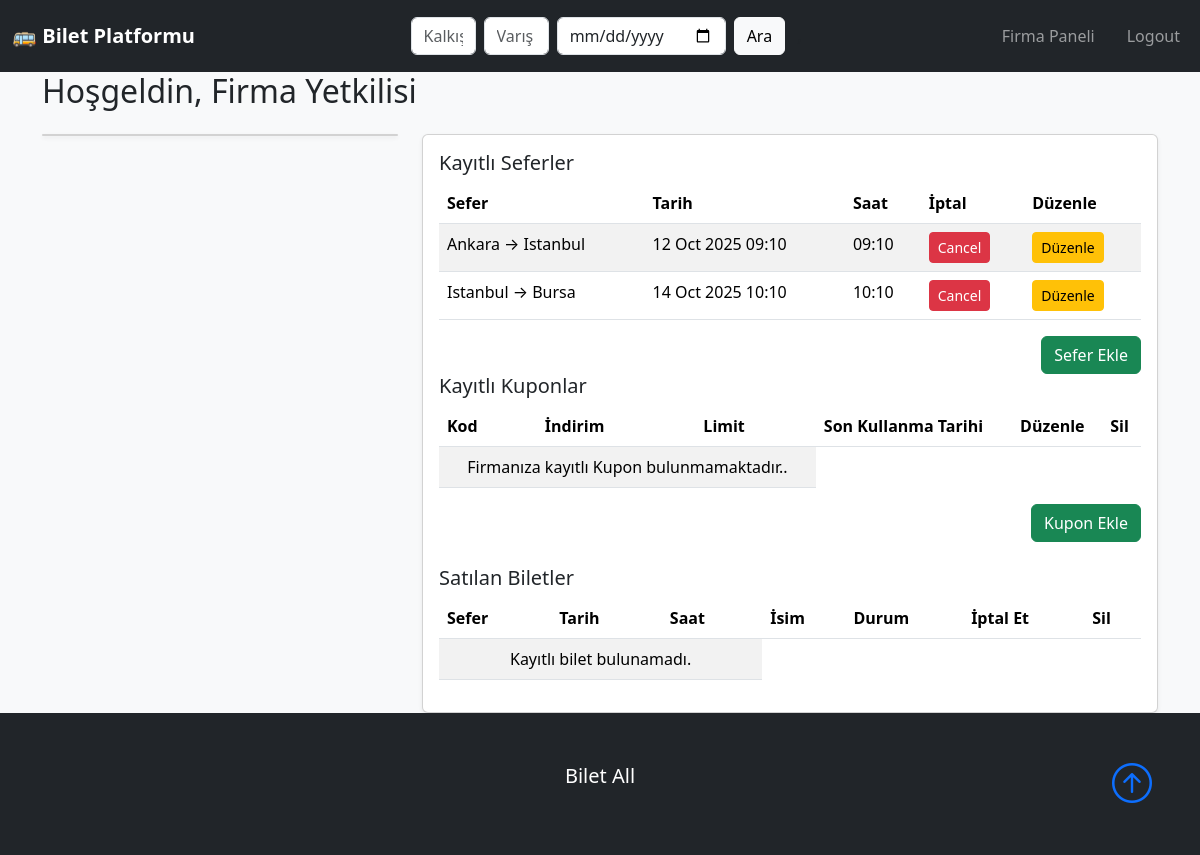
Before: /company_panel.php (signed in) with the older database file.
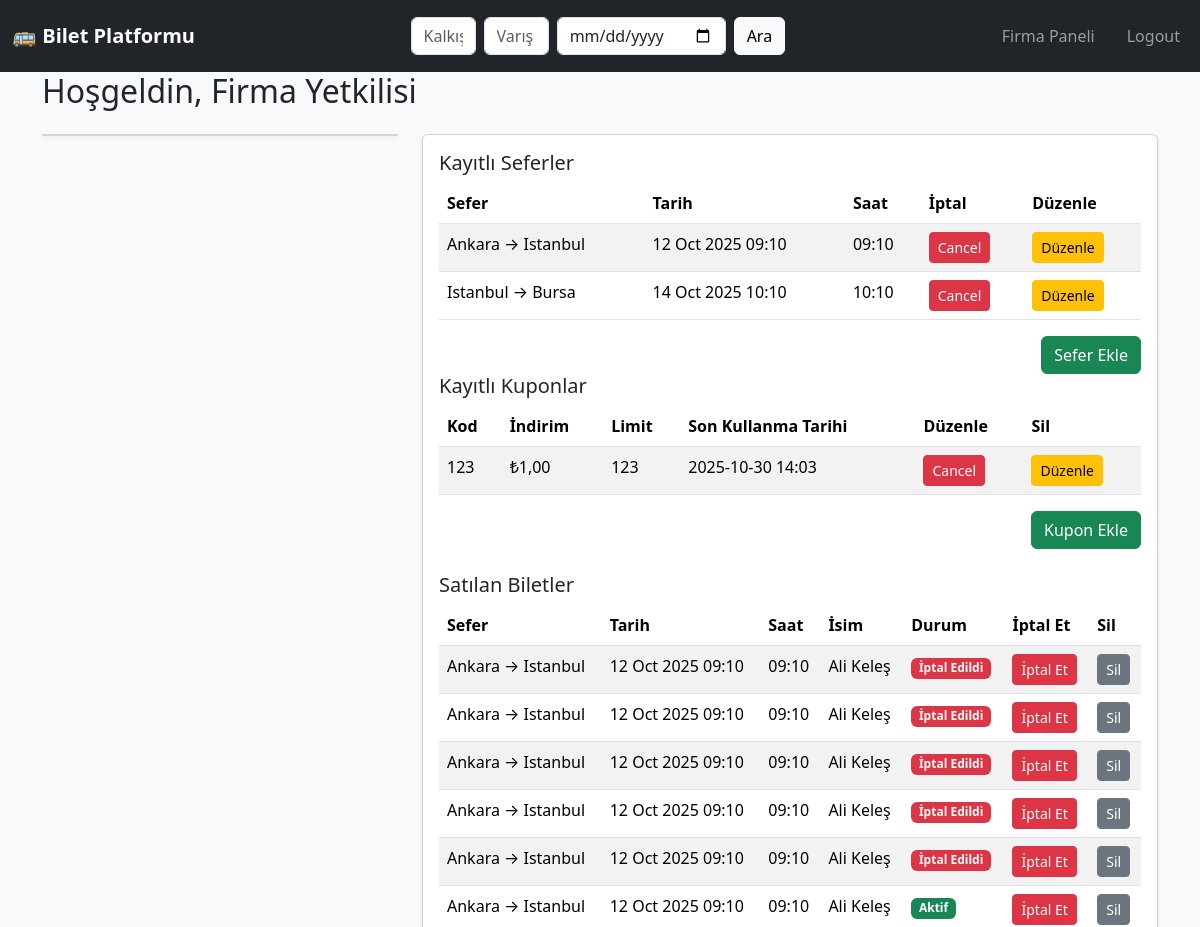
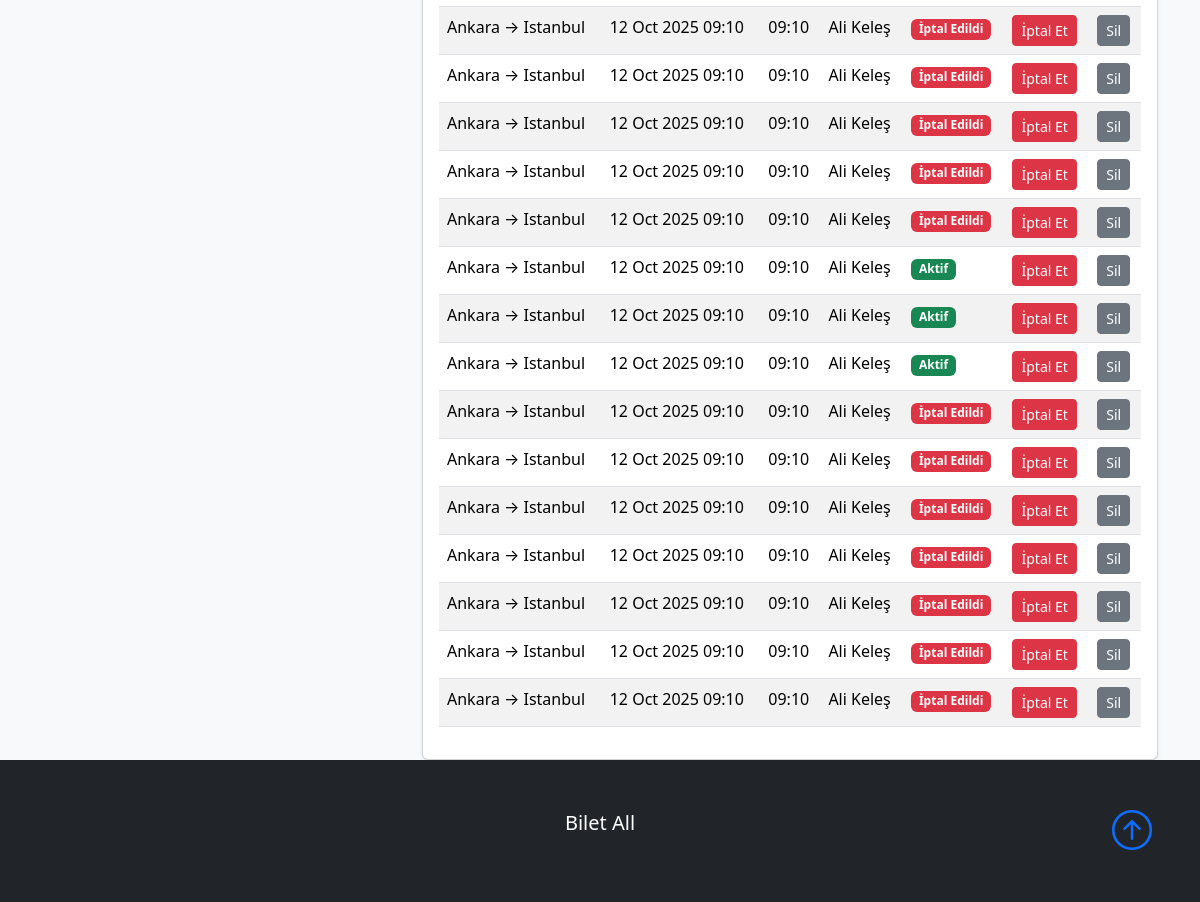
After: the same page with the newer database file (2 pictures, top to bottom).
### tables this page shows
CREATE TABLE Trips (
    id TEXT PRIMARY KEY,                          -- UUID
    company_id TEXT NOT NULL,
    destination_city TEXT NOT NULL,
    arrival_time DATETIME NOT NULL,
    departure_time DATETIME NOT NULL,
    departure_city TEXT NOT NULL,
    price REAL NOT NULL,
    capacity INTEGER NOT NULL,
    created_date TIMESTAMP DEFAULT CURRENT_TIMESTAMP,
    FOREIGN KEY (company_id) REFERENCES Bus_Company(id)
);

CREATE TABLE Coupons (
    id TEXT PRIMARY KEY,                          -- UUID
    code TEXT UNIQUE NOT NULL,
    discount REAL NOT NULL,
    company_id TEXT,                              -- Nullable FK (if null, coupon is admin)
    usage_limit INTEGER NOT NULL,
    expire_date DATETIME NOT NULL,
    created_at TIMESTAMP DEFAULT CURRENT_TIMESTAMP,
    FOREIGN KEY (company_id) REFERENCES Bus_Company(id)
);

CREATE TABLE Tickets (
    id TEXT PRIMARY KEY,                          -- UUID
    trip_id TEXT NOT NULL,
    user_id TEXT NOT NULL,
    status TEXT CHECK(status IN ('active', 'cancelled', 'expired')) DEFAULT 'active',
    total_price REAL NOT NULL,
    created_at TIMESTAMP DEFAULT CURRENT_TIMESTAMP,
    FOREIGN KEY (trip_id) REFERENCES Trips(id),
    FOREIGN KEY (user_id) REFERENCES User(id)
);

CREATE TABLE User (
    id TEXT PRIMARY KEY,                         -- UUID
    full_name TEXT NOT NULL,
    email TEXT UNIQUE NOT NULL,
    role TEXT CHECK(role IN ('user', 'company', 'admin')) NOT NULL DEFAULT 'user',
    password TEXT NOT NULL,
    company_id TEXT,                              -- Nullable FK (only for company users)
    balance REAL DEFAULT 800,
    created_at TIMESTAMP DEFAULT CURRENT_TIMESTAMP,
    FOREIGN KEY (company_id) REFERENCES Bus_Company(id)
);

### src/auth.php (called while the page is built, shortened)
<?php
require_once __DIR__ . '/db_connect.php';
include_once __DIR__ . '/../src/helper.php';
function isAdmin()
{
    return isset($_SESSION['role']) && $_SESSION['role'] === 'admin';
}
function isCompany()
{
    return isset($_SESSION['role']) && $_SESSION['role'] === 'company';
}
?>

### src/helper.php (called while the page is built, shortened)
<?php
require_once __DIR__ . '/../src/auth.php';
function get_company_trips($company_id) {
    require __DIR__ . '/db_connect.php';
    $stmt = $db->prepare('SELECT id, company_id, destination_city, departure_city, departure_time, price capacity, created_date
        FROM Trips
        WHERE company_id = :company_id
        ORDER BY created_date DESC');
    $stmt->bindValue(':company_id', $company_id, PDO::PARAM_STR);
    $stmt->execute();
    return $stmt->fetchAll(PDO::FETCH_ASSOC);
}
function get_company_coupons($company_id) {
    global $db;
        $stmt = $db->prepare('SELECT * FROM Coupons WHERE company_id = :company_id ORDER BY created_at DESC');
        $stmt->bindValue(':company_id', $company_id, PDO::PARAM_STR);
        $stmt->execute();
    return $stmt->fetchAll(PDO::FETCH_ASSOC);
}
function get_company_tickets($company_id) {
    global $db;
    $stmt = $db->prepare('SELECT t.id, tr.departure_city, tr.destination_city, tr.departure_time, t.status, tr.capacity, u.full_name
        FROM Tickets t
        JOIN Trips tr ON t.trip_id = tr.id
        JOIN User u ON t.user_id = u.id
        WHERE tr.company_id = :company_id
        ORDER BY t.created_at DESC');
    $stmt->bindValue(':company_id', $company_id);
    $stmt->execute();
    return $stmt->fetchAll(PDO::FETCH_ASSOC);
}
?>

### public/company_panel.php (the view, shortened to what this page needs)
<?php
require_once __DIR__ . '/../src/auth.php';
require_once __DIR__ .'/../src/helper.php';
include 'header.php';
$company_id = $_SESSION['company_id'];
$full_name = $_SESSION['full_name'] ?? '';
$trips = get_company_trips($company_id);
$coupons = get_company_coupons($company_id);
$tickets = get_company_tickets($company_id);
?>
<div class="main-content">
  <div class="container">
  <h2 class="mb-4">Hoşgeldin, <?= htmlspecialchars($full_name) ?></h2>
    <div class="row g-4">
      <div class="col-md-4">
        <div class="card text-center shadow-sm">
        </div>
      </div>
      <div class="col-md-8">
        <div class="card shadow-sm">
          <div class="card-body">
            <h5 class="card-title">Kayıtlı Seferler</h5>
            <table class="table table-striped">
              <thead>
                <tr>
                  <th>Sefer</th>
                  <th>Tarih</th>
                  <th>Saat</th>
                  <th>İptal</th>
                  <th>Düzenle</th>
                </tr>
              </thead>
              <tbody>
                <?php if (empty($trips)): ?>
                  <tr><td colspan="3" class="text-center">Firmanıza kayıtlı sefer bulunmamaktadır..</td></tr>
                <?php else: ?>
                  <?php foreach ($trips as $trip): ?>
                    <tr>
                      <td><?= htmlspecialchars($trip['departure_city']) ?> → <?= htmlspecialchars($trip['destination_city']) ?></td>
                      <td><?= date('d M Y  h:m', strtotime($trip['departure_time'])) ?></td>
                      <td><?= date('H:m', strtotime($trip['departure_time'])) ?></td>
                      <td>
                        <form action="cancel_trip.php" method="POST" style="display:inline;">
                        <button type="submit" class="btn btn-danger btn-sm">Cancel</button>
                        </form>
                      </td>
                      <td>
                        <form action="edit_trip.php" method="POST" style="display:inline;">
                        <a href="edit_trip.php?trip_id=<?= $trip['id'] ?>" class="btn btn-sm btn-warning">Düzenle</a>
                        </form>
                      </td>
                    </tr>
                  <?php endforeach; ?>
                <?php endif; ?>
              </tbody>
            </table>
            <div class="mt-3 text-end">
                <a href="add_trip.php" class="btn btn-success">Sefer Ekle</a>
            </div>
            <h5 class="card-title">Kayıtlı Kuponlar</h5>
            <table class="table table-striped">
              <thead>
                <tr>
                  <th>Kod</th>
                  <th>İndirim</th>
                  <th>Limit</th>
                  <th>Son Kullanma Tarihi</th>
                  <th>Düzenle</th>
                  <th>Sil</th>
                </tr>
              </thead>
              <tbody>
                <?php if (empty($coupons)): ?>
                  <tr><td colspan="3" class="text-center">Firmanıza kayıtlı Kupon bulunmamaktadır..</td></tr>
                <?php else: ?>
                  <?php foreach ($coupons as $coupon): ?>
                    <tr>
                      <td><?= htmlspecialchars($coupon['code']) ?></td>
                      <td>₺<?= number_format($coupon['discount'], 2, ',', '.') ?></td>
                      <td><?= htmlspecialchars($coupon['usage_limit']) ?></td>
                      <td><?= date('Y-m-d H:i', strtotime($coupon['expire_date'])) ?></td>
                      <td>
                        <form action="cancel_coupon.php" method="POST" style="display:inline;">
                            <button type="submit" class="btn btn-danger btn-sm">Cancel</button>
                        </form>
                      </td>
                      <td>
                      <form action="edit_coupon.php" method="POST" style="display:inline;">
                            <button type="submit" class="btn btn-warning btn-sm">Düzenle</button>
                        </form>
                      </td>
                    </tr>
                  <?php endforeach; ?>
                <?php endif; ?>
              </tbody>
            </table>
            <div class="mt-3 text-end">
                <a href="add_coupon.php" class="btn btn-success">Kupon Ekle</a>
            </div>
            <h5 class="card-title mt-4">Satılan Biletler</h5>
            <table class="table table-striped">
              <thead>
                <tr>
                  <th>Sefer</th>
                  <th>Tarih</th>
                  <th>Saat</th>
                  <th>İsim</th>
                  <th>Durum</th>
                  <th>İptal Et</th>
                  <th>Sil</th>
                </tr>
              </thead>
              <tbody>
                <?php if (empty($tickets)): ?>
                  <tr><td colspan="3" class="text-center">Kayıtlı bilet bulunamadı.</td></tr>
                <?php else: ?>
                  <?php foreach ($tickets as $ticket): ?>
                    <tr>
                      <td><?= htmlspecialchars($ticket['departure_city']) ?> → <?= htmlspecialchars($ticket['destination_city']) ?></td>
                      <td><?= date('d M Y  h:m', strtotime($ticket['departure_time'])) ?></td>
                      <td><?= date('H:m', strtotime($ticket['departure_time'])) ?></td>
                      <td><?= htmlspecialchars($ticket['full_name']) ?></td>
                      <td>
                        <?php if ($ticket['status'] === 'active'): ?>
                          <span class="badge bg-success">Aktif</span>
                        <?php elseif ($ticket['status'] === 'cancelled'): ?>
                          <span class="badge bg-danger">İptal Edildi</span>
                        <?php else: ?>
                          <span class="badge bg-secondary">Süresi Doldu</span>
                        <?php endif; ?>
                      </td>
                      <td>
                        <form action="cancel_ticket.php" method="POST" style="display:inline;">
                            <button type="submit" class="btn btn-danger btn-sm">İptal Et</button>
                        </form>
                      </td>
                      <td>
                        <form action="delete_history.php" method="POST" style="display:inline;">
                            <button type="submit" class="btn btn-secondary btn-sm">Sil</button>
                        </form>
                      </td>
                    </tr>
                  <?php endforeach; ?>
                <?php endif; ?>
              </tbody>
            </table>
          </div>
        </div>
      </div>
    </div>
  </div>
</div>
<?php include 'footer.php'; ?>

### public/header.php (shortened to what this page needs)
<?php
require_once __DIR__ . '/../src/auth.php';
?>
<!DOCTYPE html>
<html lang="tr">
  <head>
    <link href="https://cdn.jsdelivr.net/npm/bootstrap@5.3.3/dist/css/bootstrap.min.css" rel="stylesheet">
    <link href="view/css/style.css" rel="stylesheet">
  </head>
  <body class="bg-light">
    <nav id="mainNavbar" class="navbar navbar-expand-lg bg-dark navbar-dark py-3">
      <div class="container">
        <div class="d-flex w-100 align-items-center justify-content-between flex-wrap">
          <a class="navbar-brand fw-bold" href="index.php">🚌 Bilet Platformu</a>
        </div>
      </div>
      <div class="container">
          <div class="flex-grow-1 d-flex justify-content-center order-3 order-lg-2 my-2 my-lg-0">
            <form class="d-flex w-100" style="max-width:500px;" method="GET" action="searchresults.php">
              <input class="form-control me-2" type="text" name="from" placeholder="Kalkış" required>
              <input class="form-control me-2" type="text" name="to" placeholder="Varış" required>
              <input class="form-control me-2" type="date" name="date" required>
              <button class="btn btn-light" type="submit">Ara</button>
            </form>
          </div>
      </div>,
      <div class="container">
            <div class="collapse navbar-collapse" id="navmenu">
              <ul class="navbar-nav ms-auto mb-2 mb-lg-0">
                <?php if (isset($_SESSION['user_id'])): ?>
                  <?php if (isAdmin()): ?>
                    <li class="nav-item me-3"><a class="nav-link" href="admin_panel.php">Admin Paneli</a></li>
                    <li class="nav-item"><a class="nav-link" href="logout.php">Logout</a></li>
                  <?php elseif (isCompany()): ?>
                    <li class="nav-item me-3"><a class="nav-link" href="company_panel.php">Firma Paneli</a></li>
                    <li class="nav-item"><a class="nav-link" href="logout.php">Logout</a></li>
                  <?php else: ?>
                    <li class="nav-item me-3"><a class="nav-link" href="dashboard.php">Dashboard</a></li>
                    <li class="nav-item"><a class="nav-link" href="logout.php">Logout</a></li>
                  <?php endif; ?>
                <?php else: ?>
                  <li class="nav-item me-3"><a class="nav-link" href="login.php">Login</a></li>
                  <li class="nav-item"><a class="nav-link" href="register.php">Register</a></li>
                <?php endif; ?>
              </ul>
            </div>
          </div>
    </nav>
  </body>
</html>

### public/footer.php (shortened to what this page needs)
<html>
  <head>
    <link
      href="https://cdn.jsdelivr.net/npm/bootstrap@5.3.3/dist/css/bootstrap.min.css"
      rel="stylesheet">
    <link
      rel="stylesheet"
      href="https://cdn.jsdelivr.net/npm/bootstrap-icons@1.3.0/font/bootstrap-icons.css"
    />
    <link href="view/css/style.css" rel="stylesheet">
  </head>
  <body>
    <footer class="p-5 bg-dark text-white text-center position-relative">
      <div class="container">
        <p class="lead">Bilet All</p>
        <a href="#" class="position-absolute bottom-0 end-0 p-5">
          <i class="bi bi-arrow-up-circle h1"></i>
        </a>
      </div>
    </footer>
  </body>
</html>

### public/view/css/style.css (style rules this page uses)
html, body { height: 100%; }
body { display: flex; flex-direction: column; min-height: 100vh; }
.main-content { flex: 1; }
footer { background-color: #f8f9fa; padding: 20px 0; text-align: center; margin-top: auto; }

Changed rows visible on the page:
added coupons: code "123", discount "1,00", usage_limit "123", expire_date "2025-10-30 14:03"
added tickets: trip.departure_city "Ankara", trip.destination_city "Istanbul", trip.departure_time "12 Oct 2025 09:10", trip.departure_time "09:10", user.full_name "Ali Keleş", status "İptal Edildi"
added tickets: trip.departure_city "Ankara", trip.destination_city "Istanbul", trip.departure_time "12 Oct 2025 09:10", trip.departure_time "09:10", user.full_name "Ali Keleş", status "İptal Edildi"
added tickets: trip.departure_city "Ankara", trip.destination_city "Istanbul", trip.departure_time "12 Oct 2025 09:10", trip.departure_time "09:10", user.full_name "Ali Keleş", status "İptal Edildi"
added tickets: trip.departure_city "Ankara", trip.destination_city "Istanbul", trip.departure_time "12 Oct 2025 09:10", trip.departure_time "09:10", user.full_name "Ali Keleş", status "İptal Edildi"
added tickets: trip.departure_city "Ankara", trip.destination_city "Istanbul", trip.departure_time "12 Oct 2025 09:10", trip.departure_time "09:10", user.full_name "Ali Keleş", status "İptal Edildi"
added tickets: trip.departure_city "Ankara", trip.destination_city "Istanbul", trip.departure_time "12 Oct 2025 09:10", trip.departure_time "09:10", user.full_name "Ali Keleş", status "Aktif"
added tickets: trip.departure_city "Ankara", trip.destination_city "Istanbul", trip.departure_time "12 Oct 2025 09:10", trip.departure_time "09:10", user.full_name "Ali Keleş", status "İptal Edildi"
added tickets: trip.departure_city "Ankara", trip.destination_city "Istanbul", trip.departure_time "12 Oct 2025 09:10", trip.departure_time "09:10", user.full_name "Ali Keleş", status "İptal Edildi"
added tickets: trip.departure_city "Ankara", trip.destination_city "Istanbul", trip.departure_time "12 Oct 2025 09:10", trip.departure_time "09:10", user.full_name "Ali Keleş", status "İptal Edildi"
added tickets: trip.departure_city "Ankara", trip.destination_city "Istanbul", trip.departure_time "12 Oct 2025 09:10", trip.departure_time "09:10", user.full_name "Ali Keleş", status "İptal Edildi"
added tickets: trip.departure_city "Ankara", trip.destination_city "Istanbul", trip.departure_time "12 Oct 2025 09:10", trip.departure_time "09:10", user.full_name "Ali Keleş", status "İptal Edildi"
added tickets: trip.departure_city "Ankara", trip.destination_city "Istanbul", trip.departure_time "12 Oct 2025 09:10", trip.departure_time "09:10", user.full_name "Ali Keleş", status "Aktif"
added tickets: trip.departure_city "Ankara", trip.destination_city "Istanbul", trip.departure_time "12 Oct 2025 09:10", trip.departure_time "09:10", user.full_name "Ali Keleş", status "Aktif"
added tickets: trip.departure_city "Ankara", trip.destination_city "Istanbul", trip.departure_time "12 Oct 2025 09:10", trip.departure_time "09:10", user.full_name "Ali Keleş", status "Aktif"
added tickets: trip.departure_city "Ankara", trip.destination_city "Istanbul", trip.departure_time "12 Oct 2025 09:10", trip.departure_time "09:10", user.full_name "Ali Keleş", status "İptal Edildi"
added tickets: trip.departure_city "Ankara", trip.destination_city "Istanbul", trip.departure_time "12 Oct 2025 09:10", trip.departure_time "09:10", user.full_name "Ali Keleş", status "İptal Edildi"
added tickets: trip.departure_city "Ankara", trip.destination_city "Istanbul", trip.departure_time "12 Oct 2025 09:10", trip.departure_time "09:10", user.full_name "Ali Keleş", status "İptal Edildi"
added tickets: trip.departure_city "Ankara", trip.destination_city "Istanbul", trip.departure_time "12 Oct 2025 09:10", trip.departure_time "09:10", user.full_name "Ali Keleş", status "İptal Edildi"
added tickets: trip.departure_city "Ankara", trip.destination_city "Istanbul", trip.departure_time "12 Oct 2025 09:10", trip.departure_time "09:10", user.full_name "Ali Keleş", status "İptal Edildi"
added tickets: trip.departure_city "Ankara", trip.destination_city "Istanbul", trip.departure_time "12 Oct 2025 09:10", trip.departure_time "09:10", user.full_name "Ali Keleş", status "İptal Edildi"
added tickets: trip.departure_city "Ankara", trip.destination_city "Istanbul", trip.departure_time "12 Oct 2025 09:10", trip.departure_time "09:10", user.full_name "Ali Keleş", status "İptal Edildi"
Other visible differences:
text no longer shown: "Firmanıza kayıtlı Kupon bulunmamaktadır.. Kayıtlı bilet bulunamadı."
